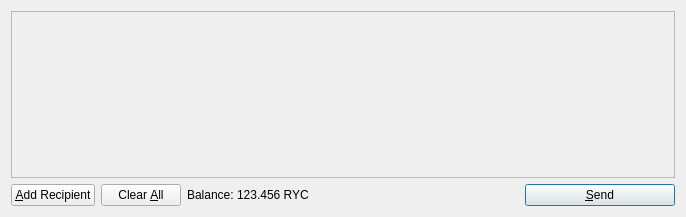
<?xml version="1.0" encoding="UTF-8"?>
<ui version="4.0">
 <class>SendCoinsDialog</class>
 <widget class="QDialog" name="SendCoinsDialog">
  <property name="geometry">
   <rect>
    <x>0</x>
    <y>0</y>
    <width>686</width>
    <height>217</height>
   </rect>
  </property>
  <property name="windowTitle">
   <string>Send Coins</string>
  </property>
  <layout class="QVBoxLayout" name="verticalLayout">
   <item>
    <widget class="QScrollArea" name="scrollArea">
     <property name="widgetResizable">
      <bool>true</bool>
     </property>
     <widget class="QWidget" name="scrollAreaWidgetContents">
      <property name="geometry">
       <rect>
        <x>0</x>
        <y>0</y>
        <width>666</width>
        <height>165</height>
       </rect>
      </property>
      <layout class="QVBoxLayout" name="verticalLayout_2">
       <property name="margin">
        <number>0</number>
       </property>
       <item>
        <layout class="QVBoxLayout" name="entries">
         <property name="spacing">
          <number>6</number>
         </property>
        </layout>
       </item>
       <item>
        <spacer name="verticalSpacer">
         <property name="orientation">
          <enum>Qt::Vertical</enum>
         </property>
         <property name="sizeHint" stdset="0">
          <size>
           <width>20</width>
           <height>40</height>
          </size>
         </property>
        </spacer>
       </item>
      </layout>
     </widget>
    </widget>
   </item>
   <item>
    <layout class="QHBoxLayout" name="horizontalLayout">
     <item>
      <widget class="QPushButton" name="addButton">
       <property name="toolTip">
        <string>Send to multiple recipients at once</string>
       </property>
       <property name="text">
        <string>&amp;Add Recipient</string>
       </property>
       <property name="icon">
        <iconset resource="../bitcoin.qrc">
         <normaloff>:/icons/add</normaloff>:/icons/add</iconset>
       </property>
       <property name="autoDefault">
        <bool>false</bool>
       </property>
      </widget>
     </item>
     <item>
      <widget class="QPushButton" name="clearButton">
       <property name="sizePolicy">
        <sizepolicy hsizetype="Minimum" vsizetype="Fixed">
         <horstretch>0</horstretch>
         <verstretch>0</verstretch>
        </sizepolicy>
       </property>
       <property name="toolTip">
        <string>Remove all transaction fields</string>
       </property>
       <property name="text">
        <string>Clear &amp;All</string>
       </property>
       <property name="icon">
        <iconset resource="../bitcoin.qrc">
         <normaloff>:/icons/remove</normaloff>:/icons/remove</iconset>
       </property>
       <property name="autoRepeatDelay">
        <number>300</number>
       </property>
       <property name="autoDefault">
        <bool>false</bool>
       </property>
      </widget>
     </item>
     <item>
      <layout class="QHBoxLayout" name="horizontalLayout_2">
       <property name="spacing">
        <number>3</number>
       </property>
       <item>
        <widget class="QLabel" name="label">
         <property name="text">
          <string>Balance:</string>
         </property>
        </widget>
       </item>
       <item>
        <widget class="QLabel" name="labelBalance">
         <property name="cursor">
          <cursorShape>IBeamCursor</cursorShape>
         </property>
         <property name="text">
          <string>123.456 RYC</string>
         </property>
         <property name="textInteractionFlags">
          <set>Qt::LinksAccessibleByMouse|Qt::TextSelectableByKeyboard|Qt::TextSelectableByMouse</set>
         </property>
        </widget>
       </item>
      </layout>
     </item>
     <item>
      <spacer name="horizontalSpacer">
       <property name="orientation">
        <enum>Qt::Horizontal</enum>
       </property>
       <property name="sizeHint" stdset="0">
        <size>
         <width>40</width>
         <height>20</height>
        </size>
       </property>
      </spacer>
     </item>
     <item>
      <widget class="QPushButton" name="sendButton">
       <property name="minimumSize">
        <size>
         <width>150</width>
         <height>0</height>
        </size>
       </property>
       <property name="toolTip">
        <string>Confirm the send action</string>
       </property>
       <property name="text">
        <string>&amp;Send</string>
       </property>
       <property name="icon">
        <iconset resource="../bitcoin.qrc">
         <normaloff>:/icons/send</normaloff>:/icons/send</iconset>
       </property>
       <property name="default">
        <bool>true</bool>
       </property>
      </widget>
     </item>
    </layout>
   </item>
  </layout>
 </widget>
 <resources>
  <include location="../bitcoin.qrc"/>
 </resources>
 <connections/>
</ui>
